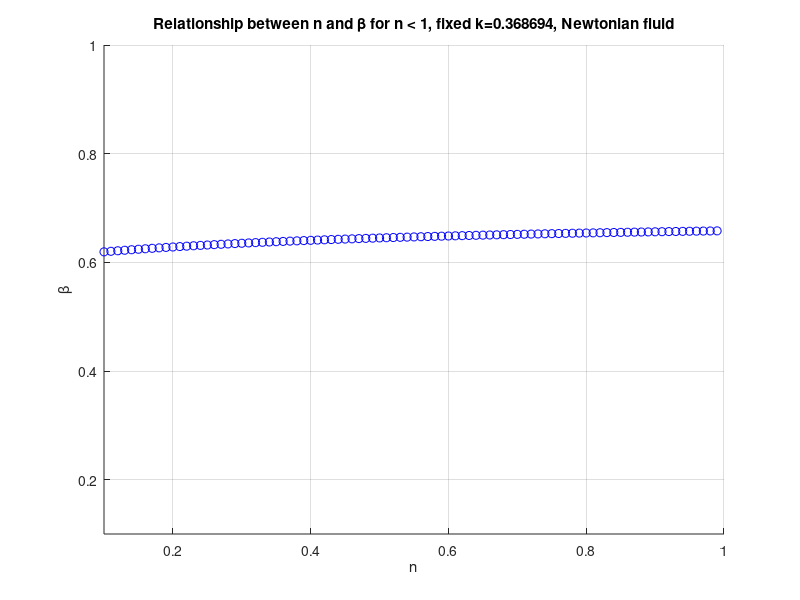

MATLAB code for this plot: (Note: this script raises an error after producing the figure.)
clc; clear;

%% Parameters
lambda_start = 0.1; % in Xuesi's work, lambda is beta
lambda_end = 1;
n_start = 0.1;
n_end = 2.0;
sigma_fixed = 0.36881; % Fixed sigma value (or k value in Xuesi's work)
% sigma_fixed take from find_sigma.m program
%% ----------  START NEWTON-RAPHSON LOOP  --------------%%

n_range = n_start:0.01:n_end; % Range for n
lambda_range = lambda_start:0.01:lambda_end; % Range for lambda (initial guess)

% Tolerances and iteration limit for Newton-Raphson
tolerance = 1e-12; % Adjusted tolerance
max_iterations = 100;
h = 1e-6; % Step size for numerical derivative

% Initialize arrays to store results
n_values = [];
lambda_values = [];
f_values = [];

fprintf('Iteration\tSigma\t\tN\t\tLambda Init\tLambda\n');
fprintf('-------------------------------------------------------------\n');

%% Loop over all combinations of lambda and n
for n = n_range
    found = false;
    for lambda_init = lambda_range
        lambda = lambda_init; % Initial guess for lambda
        
        % Newton-Raphson iteration
        for iter = 1:max_iterations
            % Define the function f(lambda) = I1 - I2
            % Numerical integration for I1: int_sigma^lambda (lambda^2/x^2 - x)^(1/n) dx
            x1 = linspace(sigma_fixed, lambda, 200); % Discretize the interval
            integrand1 = ((lambda^2 ./ x1) - x1).^(1/n);
            I1 = trapz(x1, integrand1);
            
            % Numerical integration for I2: int_lambda^1 (x - lambda^2/x)^(1/n) dx
            x2 = linspace(lambda, 1, 200); % Discretize the interval
            integrand2 = (x2 - (lambda^2 ./ x2)).^(1/n);
            I2 = trapz(x2, integrand2);
            
            % Function f(lambda)
            f = I1 - I2;
            
            % Numerical derivative f'(lambda) using central difference
            lambda_plus_h = lambda + h;
            lambda_minus_h = lambda - h;
            
            % Compute f(lambda + h)
            x1_plus = linspace(sigma_fixed, lambda_plus_h, 100);
            integrand1_plus = (lambda_plus_h^2 ./ x1_plus - x1_plus).^(1/n);
            I1_plus = trapz(x1_plus, integrand1_plus);
            
            x2_plus = linspace(lambda_plus_h, 1, 100);
            integrand2_plus = (x2_plus - lambda_plus_h^2 ./ x2_plus).^(1/n);
            I2_plus = trapz(x2_plus, integrand2_plus);
            f_plus = I1_plus - I2_plus;
            
            % Compute f(lambda - h)
            x1_minus = linspace(sigma_fixed, lambda_minus_h, 100);
            integrand1_minus = (lambda_minus_h^2 ./ x1_minus - x1_minus).^(1/n);
            I1_minus = trapz(x1_minus, integrand1_minus);
            
            x2_minus = linspace(lambda_minus_h, 1, 100);
            integrand2_minus = (x2_minus - lambda_minus_h^2 ./ x2_minus).^(1/n);
            I2_minus = trapz(x2_minus, integrand2_minus);
            f_minus = I1_minus - I2_minus;
            
            % Central difference approximation
            df = (f_plus - f_minus) / (2 * h);
            
            % Check for division by zero or NaN
            if abs(df) < 1e-10
                disp('Derivative too small, breaking loop.');
                break;
            end
            
            % Update lambda
            lambda_new = lambda - f / df;
            
            % Display current guess and function value
            fprintf('%d\t\t%.6f\t%.2f\t%.2f\t%.6f\n', iter, sigma_fixed, n, lambda_init, lambda_new);
            
            % Check convergence
            if abs(lambda_new - lambda) < tolerance
                % Store the converged values
                n_values = [n_values, n];
                lambda_values = [lambda_values, lambda_new];
                f_values = [f_values, abs(f)]; % Store the absolute value of f(lambda)
                found = true;
                break;
            end
            
            lambda = lambda_new;
            
            % Check if lambda is within bounds (0.1 to 1)
            if lambda < lambda_start || lambda > lambda_end
                disp('Lambda out of bounds, restarting with new initial guess.');
                break;
            end
            
            if iter == max_iterations
                disp('Max iterations reached, no convergence.');
            end
        end
        if found
            break;
        end
    end
end

%% Filter the results to get one lambda value for each n
filtered_n_values = [];
filtered_lambda_values = [];

unique_n_values = unique(n_values);
for i = 1:length(unique_n_values)
    n = unique_n_values(i);
    idx = find(n_values == n);
    if length(idx) > 1
        [~, min_idx] = min(f_values(idx)); % Find the index with the minimum f value
        best_idx = idx(min_idx);
    else
        best_idx = idx;
    end
    filtered_n_values = [filtered_n_values, n_values(best_idx)];
    filtered_lambda_values = [filtered_lambda_values, lambda_values(best_idx)];
end

%% Separate the results into two groups: n < 1 and n >= 1
n_less_than_1 = filtered_n_values(filtered_n_values < 1);
lambda_less_than_1 = filtered_lambda_values(filtered_n_values < 1);

n_greater_than_1 = filtered_n_values(filtered_n_values >= 1);
lambda_greater_than_1 = filtered_lambda_values(filtered_n_values >= 1);

%% Create the plot for n < 1
figure; % Create a new figure
hold on; % Allow multiple plots on the same figure

% Plot the results for n < 1
plot(n_less_than_1, lambda_less_than_1, 'bo');
xlabel('n');
ylabel('\beta');
title('Relationship between n and \beta for n < 1, fixed k=0.368694, Newtonian fluid');
grid on;

% Ensure the plot is visually appealing
axis([n_start 1 lambda_start lambda_end]); % Set axis limits based on the ranges (0.1 to 1)
hold off;

% Write results to an Excel file for n < 1
filename_less_than_1 = 'lambda_n_lt1.xlsx';

if isfile(filename_less_than_1)
    delete(filename_less_than_1); % Delete the existing file if it exists
end

result_table_less_than_1 = table(lambda_less_than_1', n_less_than_1', 'VariableNames', {'Lambda', 'N'});
writetable(result_table_less_than_1, filename_less_than_1);

%% Create the plot for n >= 1
% figure; % Create a new figure
% hold on; % Allow multiple plots on the same figure
% 
% % Plot the results for n >= 1
% plot(n_greater_than_1, lambda_greater_than_1, 'ro-');
% xlabel('n');
% ylabel('\beta');
% title('Relationship between n and \beta for n >= 1, fixed k=0.368694, Newtonian fluid');
% grid on;
% 
% % Ensure the plot is visually appealing
% axis([1 n_end lambda_start lambda_end]); % Set axis limits based on the ranges (0.1 to 1)
% hold off;
% 
% % Write results to an Excel file for n >= 1
% filename_greater_than_1 = 'lambda_n_values_filtered_greater_than_1.xlsx';
% 
% if isfile(filename_greater_than_1)
%     delete(filename_greater_than_1); % Delete the existing file if it exists
% end
% 
% result_table_greater_than_1 = table(lambda_greater_than_1', n_greater_than_1', 'VariableNames', {'Lambda', 'N'});
% writetable(result_table_greater_than_1, filename_greater_than_1);
